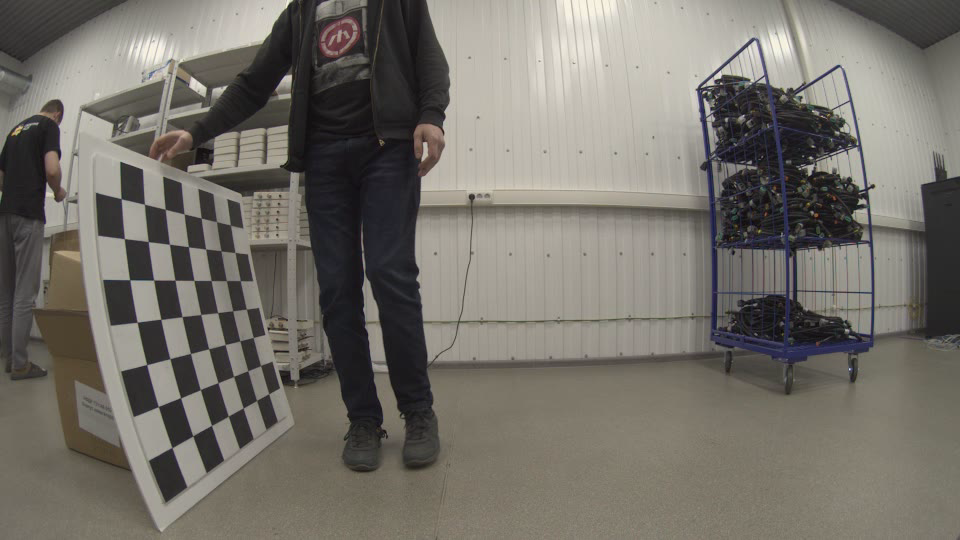
#> input picture frame 3 of Module_1b/calib/new.018.008.left.avi, 960 x 540 px, given in place of trm.169.007.avi, which was not available
$ python task2.py
#> lines starting #> are read from the running program, lines starting #| are printed output that depends on the picture; after the words box and inside, x2 and y2 are one past the last pixel; in counts of white or black regions, pixels touching at a corner belong together; long printed decimals are rounded; pictures that were not available may be replaced by others from this repository, and a replacement may not be noted
from pathlib import Path

import cv2
import numpy as np

PROJECT_ROOT = Path(__file__).resolve().parent.parent


class SIFTHomographyRansac:
    def __init__(self, video_path: Path):
        self.video_path = video_path
        self.sift = cv2.SIFT_create(nfeatures=800)
        self.matcher = cv2.BFMatcher(cv2.NORM_L2)

    def _load_two_frames(self) -> tuple[np.ndarray, np.ndarray]:
        cap = cv2.VideoCapture(str(self.video_path))
        ok1, frame1 = cap.read()
        ok2, frame2 = cap.read()
        cap.release()
        if not ok1 or not ok2:
            raise FileNotFoundError(f"Cannot read two frames from video: {self.video_path}")
        return frame1, frame2

    def _detect_and_match(self, frame1: np.ndarray, frame2: np.ndarray):
        gray1 = cv2.cvtColor(frame1, cv2.COLOR_BGR2GRAY)
        gray2 = cv2.cvtColor(frame2, cv2.COLOR_BGR2GRAY)

        kp1, des1 = self.sift.detectAndCompute(gray1, None)
        kp2, des2 = self.sift.detectAndCompute(gray2, None)
        if des1 is None or des2 is None:
            raise RuntimeError("SIFT could not compute descriptors on one of the frames")

        knn_matches = self.matcher.knnMatch(des1, des2, k=2)
        good_matches = []
        for pair in knn_matches:
            if len(pair) < 2:
                continue
            first, second = pair
            if first.distance < 0.75 * second.distance:
                good_matches.append(first)

        if len(good_matches) < 4:
            raise RuntimeError("Not enough matches for homography estimation")

        src_pts = np.float32([kp1[m.queryIdx].pt for m in good_matches]).reshape(-1, 1, 2)
        dst_pts = np.float32([kp2[m.trainIdx].pt for m in good_matches]).reshape(-1, 1, 2)
        return kp1, kp2, good_matches, src_pts, dst_pts

    @staticmethod
    def _estimate_homography(src_pts: np.ndarray, dst_pts: np.ndarray):
        homography, mask = cv2.findHomography(
            src_pts,
            dst_pts,
            cv2.RANSAC,
            3.0,
            maxIters=2000,
            confidence=0.995,
        )
        if homography is None or mask is None:
            raise RuntimeError("Homography estimation failed")
        return homography, mask.reshape(-1).astype(bool)

    @staticmethod
    def _compute_reprojection_error(src_pts: np.ndarray, dst_pts: np.ndarray, homography: np.ndarray) -> np.ndarray:
        projected = cv2.perspectiveTransform(src_pts, homography)
        return np.linalg.norm(projected.reshape(-1, 2) - dst_pts.reshape(-1, 2), axis=1)

    def analyze(self):
        frame1, frame2 = self._load_two_frames()
#> in _load_two_frames, frame1 is the input picture: shape (540, 960, 3); mean B, G, R 105.5, 112.8, 116.7
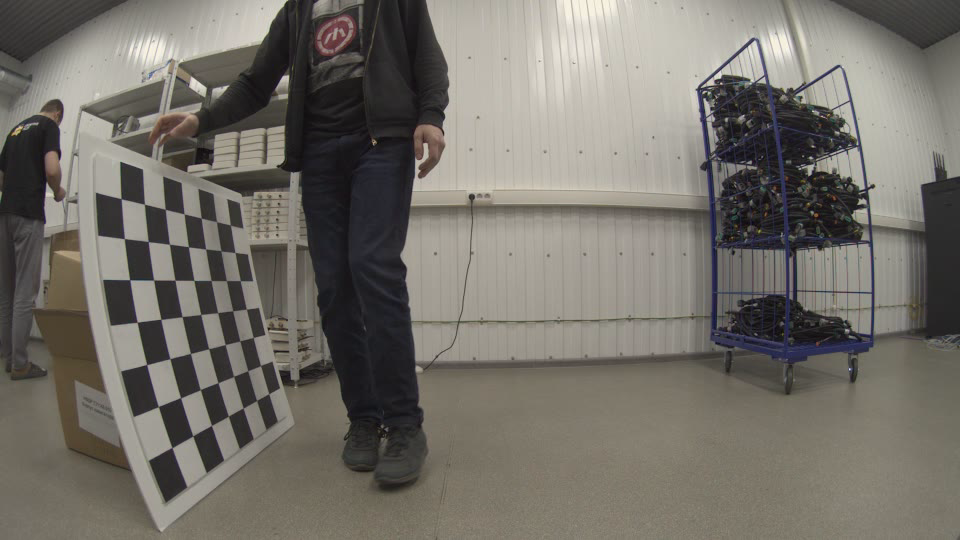
#> input picture frame 4 of Module_1b/calib/new.018.008.left.avi, 960 x 540 px, given in place of trm.169.007.avi, which was not available
#> in _load_two_frames, frame2 is the input picture: shape (540, 960, 3); mean B, G, R 105.1, 112.3, 116.2
        kp1, kp2, matches, src_pts, dst_pts = self._detect_and_match(frame1, frame2)
#> in _detect_and_match, `kp1, des1 = self.sift.detectAndCompute(gray1, None)`: kp1 = 800 keypoints; strongest (x, y, size): (287, 80, 7.6), (811, 158, 2.1), (704, 92, 1.9), (718, 76, 3.9)
#> in _detect_and_match, `kp2, des2 = self.sift.detectAndCompute(gray2, None)`: kp2 = 800 keypoints; strongest (x, y, size): (285, 80, 6.7), (811, 158, 2.1), (704, 92, 1.9), (718, 76, 4)
#> in _detect_and_match, `knn_matches = self.matcher.knnMatch(des1, des2, k=2)`: knn_matches = 800 matches
#> after the loop in _detect_and_match, `for pair in knn_matches:`: good_matches = 599 matches
#> in _detect_and_match, `src_pts = np.float32([kp1[m.queryIdx].pt for m in good_matches]).resha..`: src_pts = 599 rows, first 8: [831, 179.3], [725.1, 77.97], [725.1, 77.97], [723.4, 76.01], [723.4, 76.01], [12.93, 130.2], [12.93, 130.2], [939.7, 171.2]
#> in _detect_and_match, `dst_pts = np.float32([kp2[m.trainIdx].pt for m in good_matches]).resha..`: dst_pts = 599 rows, first 8: [830.6, 179.4], [725.1, 78.05], [725.1, 78.05], [723.4, 76.06], [723.4, 76.06], [12.92, 130.2], [12.92, 130.2], [939.7, 171.1]
#> matches = 599 matches
        homography, inlier_mask = self._estimate_homography(src_pts, dst_pts)
#> in _estimate_homography, `homography, mask = cv2.findHomography( src_pts, dst_pts, cv2.RANSAC, 3..`: homography = [[1, 0.000843, -0.205], [-0.000198, 1, 0.0251], [-8.71e-07, 8.56e-07, 1]]; mask = 599 values, max 1 at index 0, min 0 at index 42, mean 0.902
        errors = self._compute_reprojection_error(src_pts, dst_pts, homography)
#> in _compute_reprojection_error, `projected = cv2.perspectiveTransform(src_pts, homography)`: projected = 599 rows, first 8: [831, 179.3], [725, 77.91], [725, 77.91], [723.3, 75.95], [723.3, 75.95], [12.83, 130.2], [12.83, 130.2], [939.8, 171.2]
#> errors = 599 values, max 290.4 at index 551, min 0.00284 at index 491, mean 3.59

        result = {
            "frame1": frame1,
            "frame2": frame2,
            "kp1": kp1,
            "kp2": kp2,
            "matches": matches,
            "src_pts": src_pts,
            "dst_pts": dst_pts,
            "homography": homography,
            "inlier_mask": inlier_mask,
            "errors": errors,
            "mean_error": float(errors.mean()),
            "median_error": float(np.median(errors)),
            "mean_inlier_error": float(errors[inlier_mask].mean()),
        }
        return result

    @staticmethod
    def _draw_polygon(frame: np.ndarray, homography: np.ndarray) -> tuple[np.ndarray, np.ndarray]:
        h, w = frame.shape[:2]
        corners = np.float32([[0, 0], [w - 1, 0], [w - 1, h - 1], [0, h - 1]]).reshape(-1, 1, 2)
        projected = cv2.perspectiveTransform(corners, homography)
        return corners, projected

    def draw_result(self, result: dict) -> np.ndarray:
        frame1 = result["frame1"].copy()
        frame2 = result["frame2"].copy()
        kp1 = result["kp1"]
        kp2 = result["kp2"]
        matches = result["matches"]
        inlier_mask = result["inlier_mask"]
        homography = result["homography"]

        _, projected = self._draw_polygon(frame1, homography)
        cv2.polylines(frame2, [np.int32(projected)], True, (0, 255, 255), 2)

        draw_matches = []
        match_colors = []
        for match, is_inlier in zip(matches, inlier_mask):
            draw_matches.append(match)
            match_colors.append((0, 255, 0) if is_inlier else (0, 0, 255))

        vis = cv2.drawMatches(
            frame1,
            kp1,
            frame2,
            kp2,
            draw_matches[:80],
            None,
            matchColor=(255, 255, 255),
            singlePointColor=(120, 120, 120),
            flags=cv2.DrawMatchesFlags_NOT_DRAW_SINGLE_POINTS,
        )

        info_lines = [
            f"Matches after ratio test: {len(matches)}",
            f"RANSAC inliers: {int(inlier_mask.sum())}",
            f"Mean reproj error: {result['mean_error']:.3f}",
            f"Median reproj error: {result['median_error']:.3f}",
            f"Mean inlier error: {result['mean_inlier_error']:.3f}",
        ]
        for idx, line in enumerate(info_lines):
            cv2.putText(
                vis,
                line,
                (20, 30 + idx * 28),
                cv2.FONT_HERSHEY_SIMPLEX,
                0.8,
                (255, 255, 255),
                2,
                cv2.LINE_AA,
            )
        return vis


if __name__ == "__main__":
    analyzer = SIFTHomographyRansac(
        video_path=PROJECT_ROOT / "data" / "city" / "trm.169.007.avi",
    )
    result = analyzer.analyze()
#> result = 13 items
    print(f"Matches after ratio test: {len(result['matches'])}")
#| Matches after ratio test: 599
    print(f"RANSAC inliers: {int(result['inlier_mask'].sum())}")
#| RANSAC inliers: 540
    print(f"Mean reprojection error: {result['mean_error']:.6f}")
#| Mean reprojection error: 3.587
    print(f"Median reprojection error: {result['median_error']:.6f}")
#| Median reprojection error: 0.1505
    print(f"Mean inlier reprojection error: {result['mean_inlier_error']:.6f}")
#| Mean inlier reprojection error: 0.2609

    vis = analyzer.draw_result(result)
#> in draw_result, `matches = result["matches"]`: matches = 599 matches
#> in _draw_polygon, `projected = cv2.perspectiveTransform(corners, homography)`: projected = [[-0.205, 0.0251], [959.1, -0.164], [959.1, 539.1], [0.249, 538.9]]
#> in draw_result, `cv2.polylines(frame2, [np.int32(projected)], True, (0, 255, 255), 2)`:
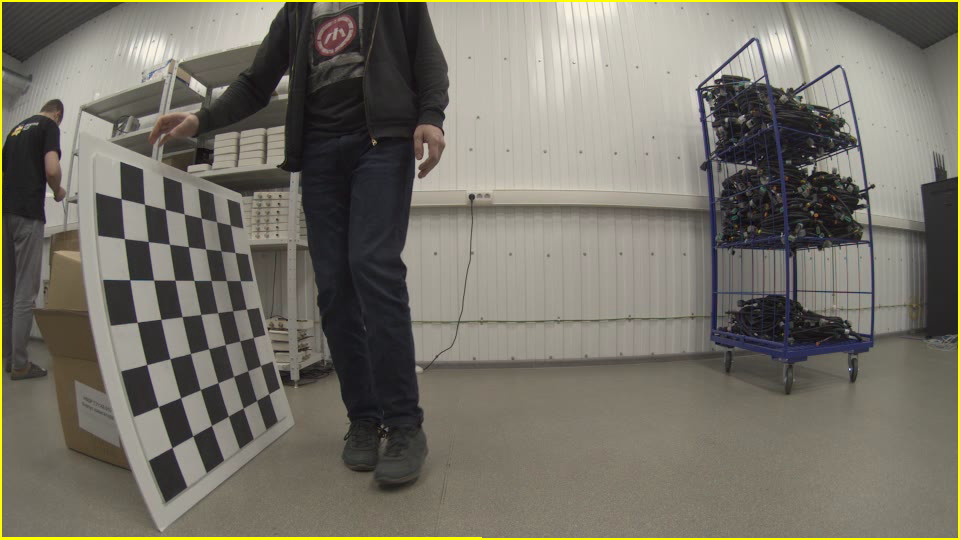
#> frame2: shape (540, 960, 3); 1.25% of pixels changed, all inside (x1, y1, x2, y2) = (0, 0, 960, 540)
#> the loop in draw_result, `for match, is_inlier in zip(matches, inlier_mask):` made 599 passes
#> after the loop in draw_result, `for match, is_inlier in zip(matches, inlier_mask):`: draw_matches = 599 matches; match_colors = 599 items, first 6: (0, 255, 0), (0, 255, 0), (0, 255, 0), (0, 255, 0), (0, 255, 0), (0, 255, 0)
#> in draw_result, `vis = cv2.drawMatches( frame1, kp1, frame2, kp2, draw_matches[:80], No..`:
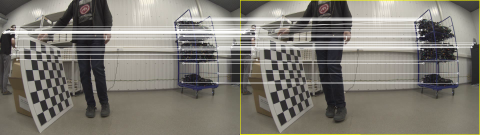
#> vis: shape (540, 1920, 3) (shown at 1/4 size); mean B, G, R 115.3, 123.7, 127.3
#> in draw_result, `info_lines = [ f"Matches after ratio test: {len(matches)}", f"RANSAC i..`: info_lines = ['Matches after ratio test: 599', 'RANSAC inliers: 540', 'Mean reproj error: 3.587', 'Median reproj error: 0.150', 'Mean inlier error: 0.261']
#> the loop in draw_result, `for idx, line in enumerate(info_lines):` made 5 passes
#> line on passes 1 to 5: 'Matches after ratio test: 599', 'RANSAC inliers: 540', 'Mean reproj error: 3.587', 'Median reproj error: 0.150', 'Mean inlier error: 0.261'
#> after the loop in draw_result, `for idx, line in enumerate(info_lines):`:
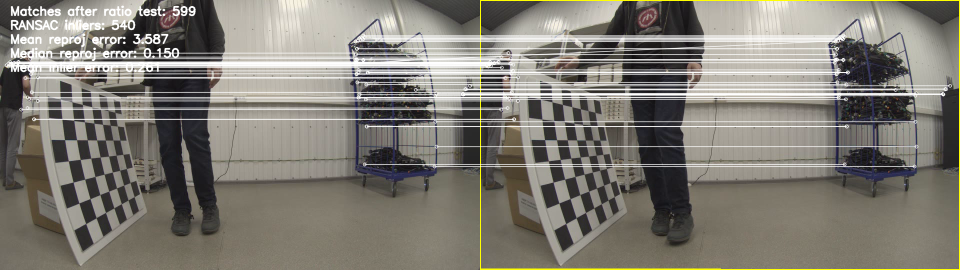
#> vis: shape (540, 1920, 3) (shown at 1/2 size); 1.73% of pixels changed, all inside (x1, y1, x2, y2) = (21, 11, 392, 145)
    cv2.imshow("Module_4a Task 2", vis)
    cv2.waitKey(0)
    cv2.destroyAllWindows()

$ run again, starting later in the video
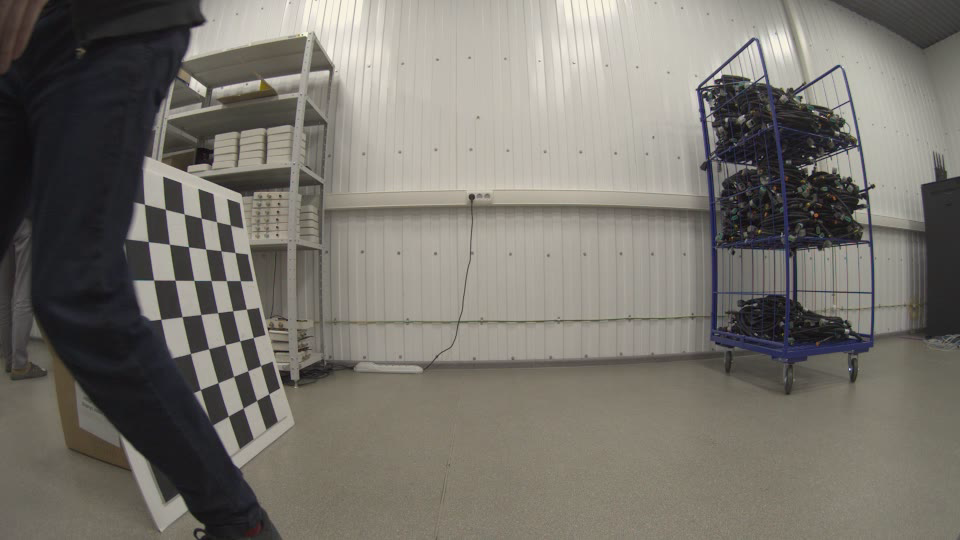
#> input picture frame 16 of Module_1b/calib/new.018.008.left.avi, 960 x 540 px, given in place of trm.169.007.avi, which was not available
#> in _load_two_frames, frame1 is the input picture: shape (540, 960, 3); mean B, G, R 108.7, 116, 119.6
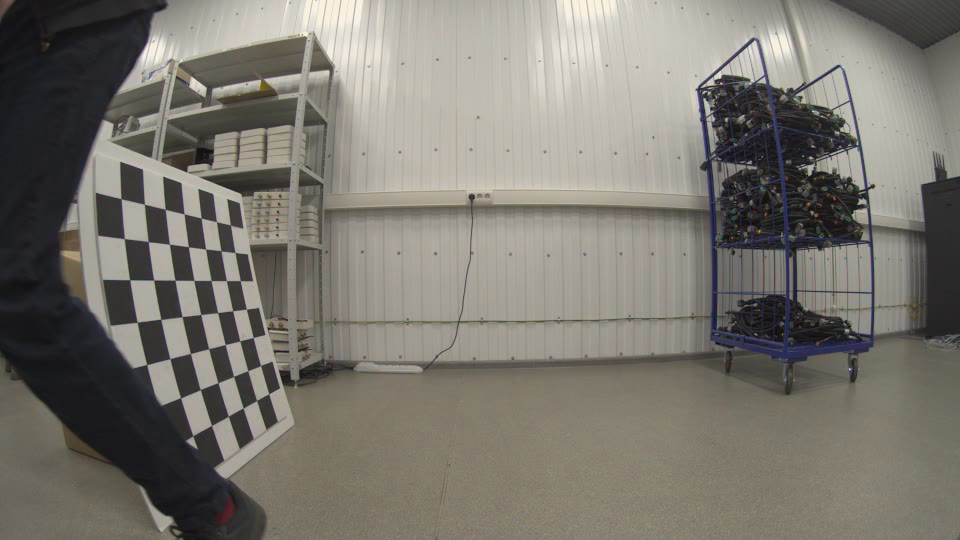
#> input picture frame 17 of Module_1b/calib/new.018.008.left.avi, 960 x 540 px, given in place of trm.169.007.avi, which was not available
#> in _load_two_frames, frame2 is the input picture: shape (540, 960, 3); mean B, G, R 112.2, 119.8, 123.6
#> in _detect_and_match, `kp1, des1 = self.sift.detectAndCompute(gray1, None)`: kp1 = 800 keypoints; strongest (x, y, size): (811, 158, 2.1), (704, 92, 1.9), (718, 76, 3.9), (196, 86, 8.9)
#> in _detect_and_match, `kp2, des2 = self.sift.detectAndCompute(gray2, None)`: kp2 has the same summary as kp1
#> knn_matches = 800 matches
#> after the loop in _detect_and_match, `for pair in knn_matches:`: good_matches = 557 matches
#> in _detect_and_match, `src_pts = np.float32([kp1[m.queryIdx].pt for m in good_matches]).resha..`: src_pts = 557 rows, first 8: [939.7, 171.2], [930.6, 177.8], [930.6, 177.8], [926.4, 181.7], [926, 188.4], [926, 188.4], [925.1, 187.5], [925.1, 187.5]
#> in _detect_and_match, `dst_pts = np.float32([kp2[m.trainIdx].pt for m in good_matches]).resha..`: dst_pts = 557 rows, first 8: [939.7, 171.1], [930.6, 177.8], [930.6, 177.8], [926.4, 181.9], [926.1, 188.5], [926.1, 188.5], [925.2, 187.7], [925.2, 187.7]
#> in analyze, `kp1, kp2, matches, src_pts, dst_pts = self._detect_and_match(frame1, f..`: kp2 has the same summary as kp1 in _detect_and_match; matches = 557 matches
#> in _estimate_homography, `homography, mask = cv2.findHomography( src_pts, dst_pts, cv2.RANSAC, 3..`: homography = [[1, -0.000246, -0.0396], [0.000155, 1, -0.111], [3.44e-07, -4.86e-07, 1]]; mask = 557 values, max 1 at index 0, min 0 at index 11, mean 0.937
#> in _compute_reprojection_error, `projected = cv2.perspectiveTransform(src_pts, homography)`: projected = 557 rows, first 8: [939.7, 171.2], [930.6, 177.8], [930.6, 177.8], [926.4, 181.7], [926, 188.5], [926, 188.5], [925.1, 187.5], [925.1, 187.5]
#> errors = 557 values, max 464.3 at index 453, min 0.00255 at index 9, mean 6.18
#> result = 13 items
#| Matches after ratio test: 557
#| RANSAC inliers: 522
#| Mean reprojection error: 6.177
#| Median reprojection error: 0.08142
#| Mean inlier reprojection error: 0.1282
#> in draw_result, `kp2 = result["kp2"]`: kp2 has the same summary as kp1 in _detect_and_match
#> in draw_result, `matches = result["matches"]`: matches = 557 matches
#> in _draw_polygon, `projected = cv2.perspectiveTransform(corners, homography)`: projected = [[-0.0396, -0.111], [958.9, 0.0374], [959.1, 539.1], [-0.172, 539.1]]
#> frame2: shape (540, 960, 3); 1.21% of pixels changed, all inside (x1, y1, x2, y2) = (0, 0, 960, 540)
#> the loop in draw_result, `for match, is_inlier in zip(matches, inlier_mask):` made 557 passes
#> after the loop in draw_result, `for match, is_inlier in zip(matches, inlier_mask):`: draw_matches = 557 matches; match_colors = 557 items, first 6: (0, 255, 0), (0, 255, 0), (0, 255, 0), (0, 255, 0), (0, 255, 0), (0, 255, 0)
#> info_lines = ['Matches after ratio test: 557', 'RANSAC inliers: 522', 'Mean reproj error: 6.177', 'Median reproj error: 0.081', 'Mean inlier error: 0.128']
#> the loop in draw_result, `for idx, line in enumerate(info_lines):` made 5 passes
#> line on passes 1 to 5: 'Matches after ratio test: 557', 'RANSAC inliers: 522', 'Mean reproj error: 6.177', 'Median reproj error: 0.081', 'Mean inlier error: 0.128'
#> after the loop in draw_result, `for idx, line in enumerate(info_lines):`:
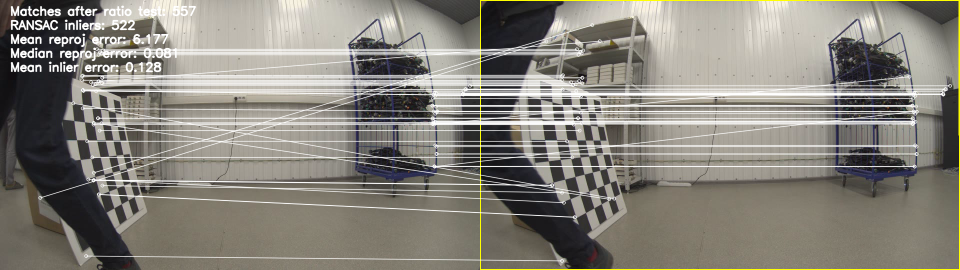
#> vis: shape (540, 1920, 3) (shown at 1/2 size); mean B, G, R 123.2, 131.6, 135
